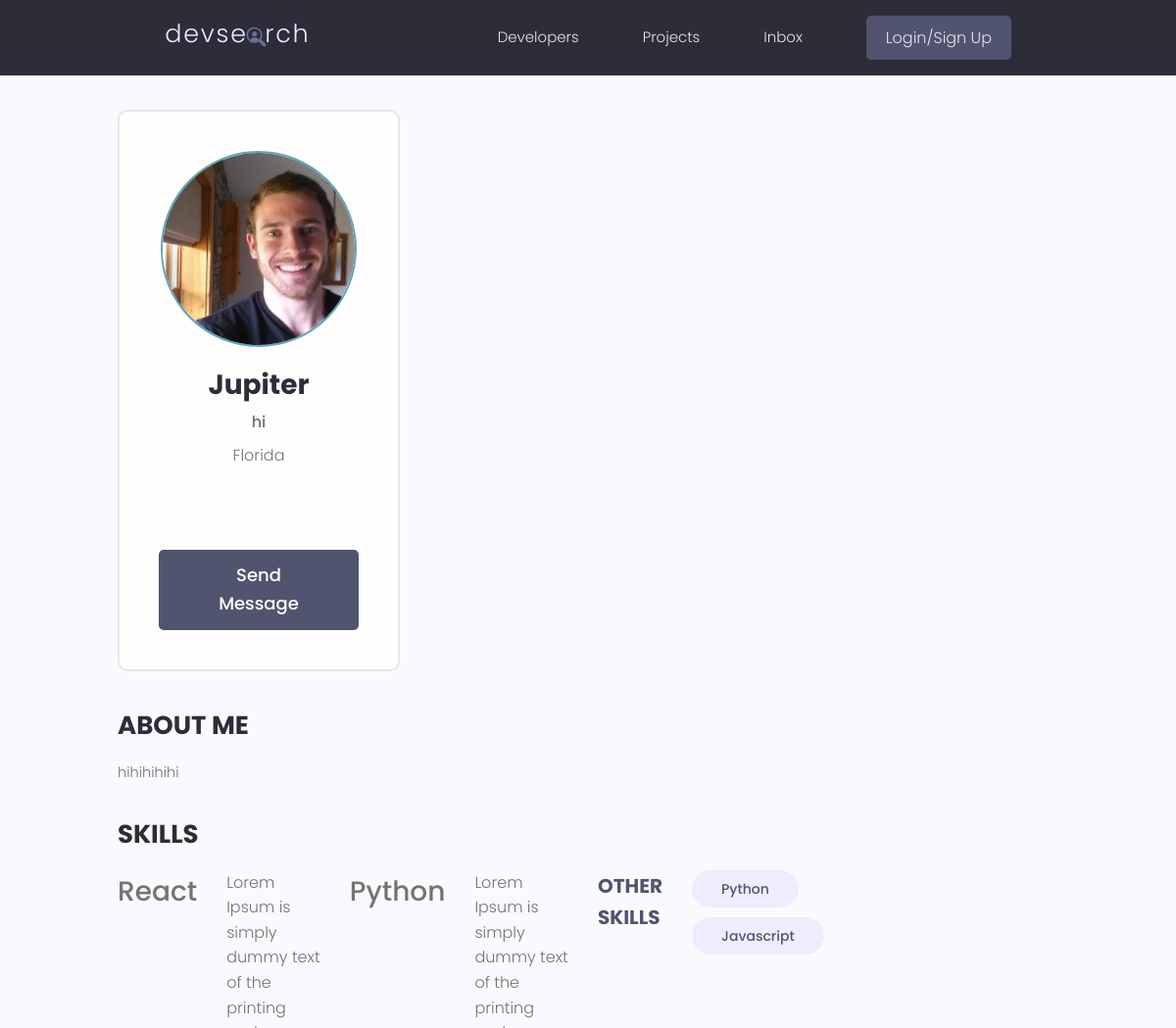
Before: /profile/0736cd29-9f52-464f-9b29-cd94b94a12f2/ (upper part) with the older database file.
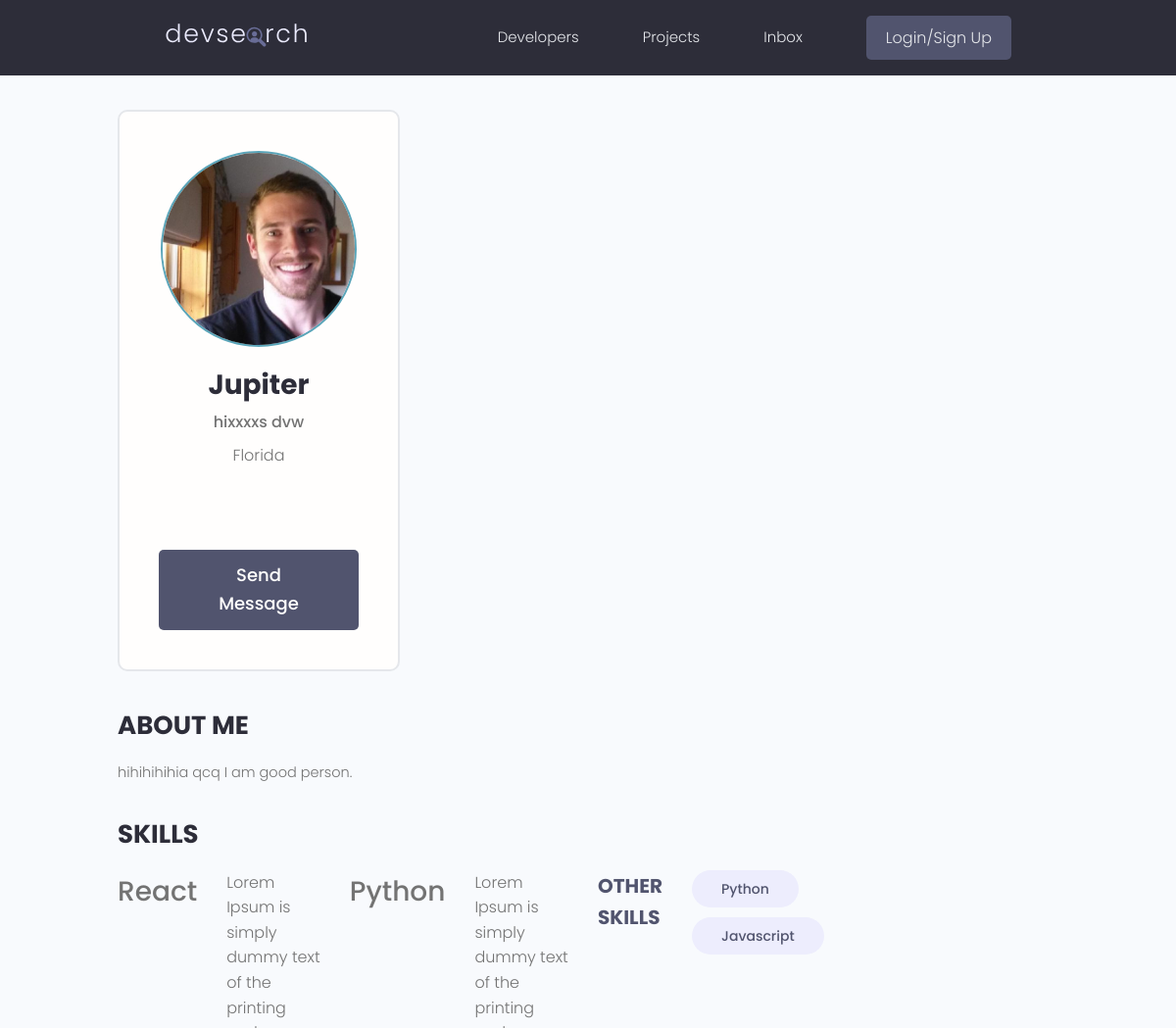
After: the same page with the newer database file.
### users/models.py (models this page shows, shortened)
class Profile(models.Model):
    user = models.OneToOneField(User,on_delete = models.CASCADE,null=True,blank=True) #每個user 跟 profile 同時生成 1對1關係
    name = models.CharField(max_length=200,blank=True,null=True)
    email = models.EmailField(max_length=500,blank=True,null=True)
    username = models.CharField(max_length=200,blank=True,null=True)
    location = models.CharField(max_length=200,blank=True,null=True)
    short_intro = models.CharField(max_length=200,blank=True,null=True)
    bio = models.TextField(blank=True,null=True)
    profile_image = models.ImageField(null=True,blank=True,upload_to='profiles/',default='profiles/user-default.png')
    social_github = models.CharField(max_length=200,blank=True,null=True)
    social_twitter = models.CharField(max_length=200,blank=True,null=True)
    social_linkedin = models.CharField(max_length=200,blank=True,null=True)
    social_youtube = models.CharField(max_length=200,blank=True,null=True)
    social_website = models.CharField(max_length=200,blank=True,null=True)
    created = models.DateTimeField(auto_now_add = True)
    id = models.UUIDField(default=uuid.uuid4, unique=True,primary_key=True, editable=False)

### users/views.py (the view)
# urls.py: path('profile/<str:pk>/',views.userProfile, name="user-profile"),
def userProfile(request,pk):
    profile = Profile.objects.get(id=pk)
    topSkills = profile.skill_set.exclude(description__exact="")
    otherSkills = profile.skill_set.filter(description="")
    context = {'profile':profile,'topSkills':topSkills,'otherSkills':otherSkills}
    return render(request,'users/user-profile.html',context)

### projects/models.py (called while the page is built)
    def __str__(self):
        return self.name

### users/models.py (called while the page is built)
    def __str__(self):
        return str(self.name)

### users/templates/users/user-profile.html (shortened to what this page needs)
{% extends 'main.html' %}
{% block content %}
<main class="profile my-md">
    <div class="container">
      <div class="layout">
        <div class="column column--1of3">
          <div class="card text-center">
            <div class="card__body dev">
              <img class="avatar avatar--xl" src="{{profile.profile_image.url}}" />
              <h2 class="dev__name">{{profile.name}}</h2>
              <p class="dev__title">{{profile.short_intro}}</p>
              <p class="dev__location">{{profile.location}}</p>
              <ul class="dev__social">
              </ul>
              <a href="#" class="btn btn--sub btn--lg">Send Message </a>
            </div>
          </div>
        </div>
        <div class="column column--2of3">
          <div class="devInfo">
            <h3 class="devInfo__title">About Me</h3>
            <p class="devInfo__about">
                {{profile.bio}}
            </p></div>
            <div class="devInfo">
                <h3 class="devInfo__title">Skills</h3>
                {% for skill in topSkills %}
                <div class="devSkill">
                    <div class="devSkill">
                        <h4 class="devSkill_title">{{skill.name}}</h4>
                        <p class="'devSkill_info"> {{skill.description}}</p>
                    </div>
                {% endfor %}
              <h3 class="devInfo__subtitle">Other Skills</h3>
              <div class="devInfo__otherSkills">
                {% for skill in otherSkills %}
                <span class="tag tag--pill tag--sub tag--lg">
                  <small>{{skill}}</small>
                </span>
                {% endfor %}
              </div>
            </div>
          </div>
        </div>
      </div>
    </div>
  </main>
{% endblock content %}

Changed rows visible on the page:
changed Profile "Jupiter": short_intro "hi" → "hixxxxs dvw"; bio "hihihihihi" → "hihihihihia qcq I am good person."
